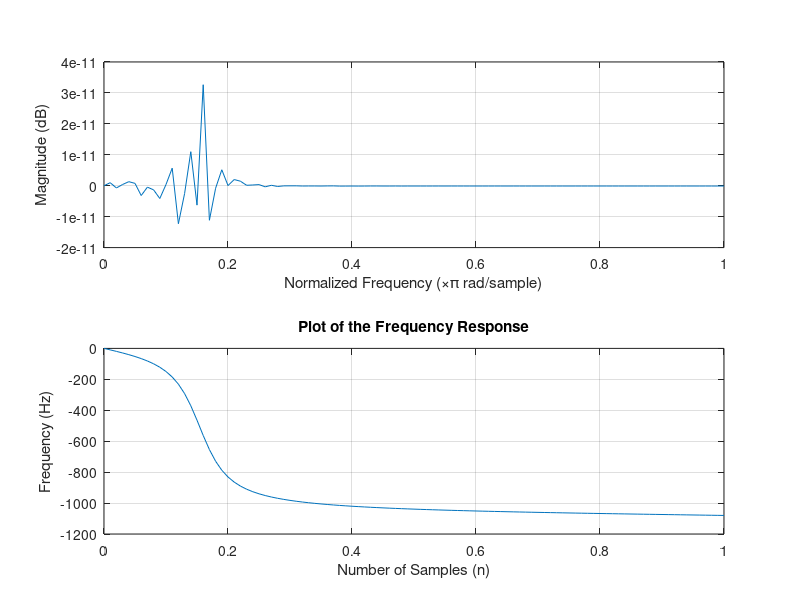
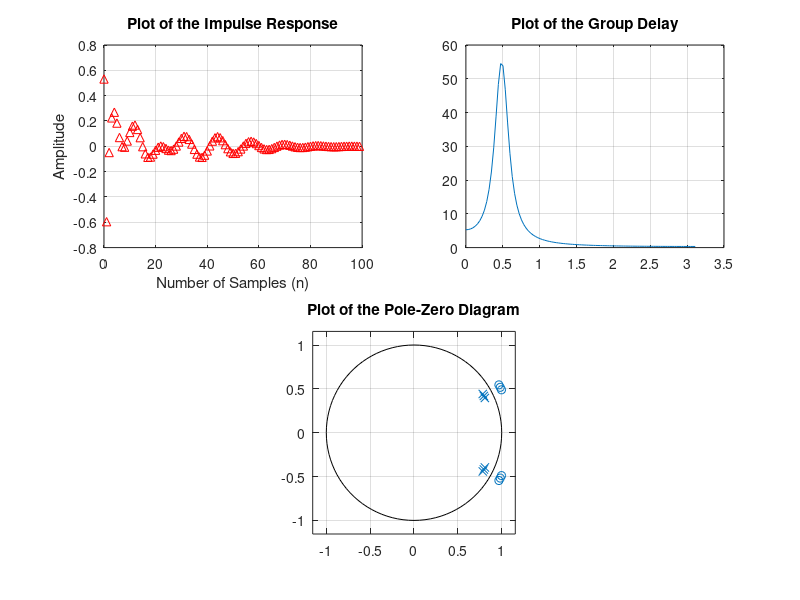

MATLAB code to generate these figures, in order: (Note: this script raises an error after producing the figures.)
%% Danny Hong, Kenny Huang, Arthur Skok
% DSP Project 2: All-pass filters and filter structures
% Professor Keene

clc;
clear all;
close all;
load ('projIA');

% Original speech (uncomment to listen)
%soundsc(speech,fs);

%------------------------------ PART A -----------------------------------%
% Using impz to find the impulse response of the filter
[h,t] = impz(b,a); 

% Plotting the Frequency Response (using freqz) with n-point = 100
figure('Name','Frequency Response');
freqz(b,a,100);
title("Plot of the Frequency Response");
xlabel('Number of Samples (n)');
ylabel('Frequency (Hz)');

% Plotting the Impulse Response (using impz) of the first 100 samples for N = 1
figure('Name','Impulse Response, Group Delay, and Pole-Zero Plot');
subplot(2,2,1)
impz(b,a,100);
title("Plot of the Impulse Response");
xlabel('Number of Samples (n)');
ylabel('Amplitude');
grid on;

% Plotting the Group Delay (using grpdelay) with n-point = 100
subplot(2,2,2);
grpdelay(b,a,100);
title("Plot of the Group Delay");

%------------------------------ PART B -----------------------------------%
% Plotting the pole-zero diagram (using zplane) for N = 1 of the filter 
subplot(2,2,[3 4]);
zplane(b,a);
title("Plot of the Pole-Zero Diagram");
grid on;

%------------------------------ PART C -----------------------------------%
% Processing speech file by using filter function to run the filter in part a 
result = filter(b,a,speech);

%soundsc(result, 11025);
% The result is played (uncomment to play audio) and sounds qualitatively
% great (very much like the original audio) as it has very minimal audible distortion.

%---------------------------- PARTs D + E --------------------------------%
%% DIRECT FORM 1 MACHINE PRECISION

% Implements a Direct Form I (using machine precision) filter using Matlabs dfilt objects.
hd = dfilt.df1(b,a);

% Cascades the filter for machine precision.
cascaded_df1 = dfilt.cascade(repmat(hd,50,1));

% Plotting the Frequency Response of this Direct Form 1 Filter.
freqz(cascaded_df1,5000);
title("Plot of the Frequency Response for Cascaded Direct Form 1");
xlabel('Number of Samples (n)');
ylabel('Frequency (Hz)');

% Plotting the Impulse Response of this Direct Form 1 Filter.
impz(cascaded_df1,5000);
title("Plot of the Impulse Response for Cascaded Direct Form 1");
xlabel('Number of Samples (n)');
ylabel('Amplitude');
grid on;

% Plotting the Group Delay of this Direct Form 1 Filter.
grpdelay(cascaded_df1,5000);
title("Plot of the Group Delay for Cascaded Direct Form 1");

% Plotting the Pole-Zero Diagram of this Direct Form 1 Filter.
zplane(cascaded_df1);
title("Plot of the Pole-Zero Diagram for Cascaded Direct Form 1");
grid on;

% Using filter function to process the speech.
cascaded_df1_speech = filter(cascaded_df1,speech);

%soundsc(cascaded_df1_speech,fs);
% Upon playing the audio (uncomment to play) there is clear noise
% distortion that exists. However, the audio can still be heard, just not clearly. 
% (Wavy and pings added to the original words)

%% DIRECT FORM I SOS MACHINE PRECISION

% Implements a Direct Form I SOS (using machine precision) filter using Matlabs dfilt objects.
hd_sos = sos(hd);

% Cascades the filter for machine precision.
cascaded_df1_sos = dfilt.cascade(repmat(hd_sos,50,1));

% Plotting the Frequency Response of this Direct Form 1 SOS Filter.
freqz(cascaded_df1_sos,5000);
title("Plot of the Frequency Response for Cascaded Direct Form 1 SOS");
xlabel('Number of Samples (n)');
ylabel('Frequency (Hz)');

% Plotting the Impulse Response of this Direct Form 1 SOS Filter.
impz(cascaded_df1_sos,5000);
title("Plot of the Impulse Response for Cascaded Direct Form 1 SOS");
xlabel('Number of Samples (n)');
ylabel('Amplitude');
grid on;

% Plotting the Group Delay of this Direct Form 1 SOS Filter.
grpdelay(cascaded_df1_sos,5000);
title("Plot of the Group Delay for Cascaded Direct Form 1 SOS");

% Plotting the Pole-Zero Diagram of this Direct Form 1 SOS Filter.
zplane(cascaded_df1_sos);
title("Plot of the Pole-Zero Diagram for Cascaded Direct Form 1 SOS");
grid on;

% Using filter function to process the speech.
cascaded_df1_sos_speech = filter(cascaded_df1_sos,speech);

%soundsc(cascaded_df1_sos_speech,fs);
% Uncomment to play the audio. The audio is quite similar, if not the same
% as the previous implementation.

%% DIRECT FORM 1 ALTERNATIVE

% Declaring secondary a and b values in order for foiling to occur later. 
alternate_a = a;
alternate_b = b;

% In using the alternate method for Direct Form 1 Filtering, machine
% precision is not utilized and so the filter will not be cascaded. Instead
% the numerators and denominators of the Impulse Response will be foiled
% which will be done through the following for loop. Additionally, the conv
% function (convolution) represents the multiplication of two polynomials.
for N = 1:50
     alternate_a = conv(alternate_a, a);
     alternate_b = conv(alternate_b, b);
end

% Creates the alternate Direct Form 1 filter using dfilt.
alternate_df1 = dfilt.df1(alternate_b, alternate_a);

% Plotting the Frequency Response of this Direct Form 1 Filter.
freqz(alternate_df1,5000);
title("Plot of the Frequency Response for Alternative Direct Form 1");
xlabel('Number of Samples (n)');
ylabel('Frequency (Hz)');
 
% Plotting the Impulse Response of this Direct Form 1 Filter.
impz(alternate_df1,5000);
title("Plot of the Impulse Response for Alternative Direct Form 1");
xlabel('Number of Samples (n)');
ylabel('Amplitude');
grid on;
 
% Plotting the Group Delay of this Direct Form 1 Filter.
grpdelay(alternate_df1,5000);
title('Direct Form 1 Alternative Group Delay');

% Plotting the Pole-Zero Diagram of this Direct Form 1 Filter.
zplane(alternate_df1);
title("Direct Form 1 Alternative Pole-Zero Diagram");
grid on;
 
% Using filter function to process the speech.
alternate_df1_speech = filter(alternate_df1,speech);
 
soundsc(alternate_df1_speech,fs);
% Uncomment to play audio. The result sounds qualitatively awful. 
% This is because the audio is inaudible since nothing can be heard. 

%% DIRECT FORM I SOS ALTERNATIVE
% 
% Implements a Direct Form 1 SOS Filter using the alternate method.
alternate_df1_sos = sos(alternate_df1);

% Plotting the Frequency Response of this Direct Form 1 SOS Filter.
freqz(alternate_df1_sos,5000);
title("Plot of the Frequency Response for Alternative Direct Form 1 SOS");
xlabel('Number of Samples (n)');
ylabel('Frequency (Hz)');

% Plotting the Impulse Response of this Direct Form 1 SOS Filter.
impz(alternate_df1_sos,5000);
title("Plot of the Impulse Response for Alternative Direct Form 1 SOS");
xlabel('Number of Samples (n)');
ylabel('Amplitude');
grid on;

% Plotting the Group Delay of this Direct Form 1 SOS Filter.
grpdelay(alternate_df1_sos,5000);
title("Plot of the Group Delay for Alternative Direct Form 1 SOS");

% Plotting the Pole-Zero Diagram of this Direct Form 1 SOS Filter.
zplane(alternate_df1_sos);
title("Plot of the Pole-Zero Diagram for Alternative Direct Form 1 SOS");
grid on;

% Using filter function to process the speech.
alternate_df1_sos_speech = filter(alternate_df1_sos,speech);

soundsc(alternate_df1_sos_speech,fs);
% Uncomment to play the audio. The result is qualitatively awful since the
% audio is inaudible and cannot be heard.

%% DIRECT FORM 2 SOS MACHINE PRECISION

% Implements a Direct Form 2 (using machine precision) filter using Matlabs dfilt objects.
hd2 = dfilt.df2(b,a);
hd2_sos = sos(hd2);

% Cascades the filter for machine precision.
cascaded_df2_sos = dfilt.cascade(repmat(hd2_sos, 50, 1));

% Plotting the Frequency Response of this Direct Form 2 SOS Filter.
freqz(cascaded_df2_sos,5000);
title("Plot of the Frequency Response for Cascaded Direct Form 2 SOS");
xlabel('Number of Samples (n)');
ylabel('Frequency (Hz)');

% Plotting the Impulse Response of this Direct Form 2 SOS Filter.
impz(cascaded_df2_sos,5000);
title("Plot of the Impulse Response for Cascaded Direct Form 2 SOS");
xlabel('Number of Samples (n)');
ylabel('Amplitude');
grid on;

% Plotting the Group Delay of this Direct Form 2 SOS Filter.
grpdelay(cascaded_df2_sos,5000);
title("Plot of the Group Delay for Cascaded Direct Form 2 SOS");

% Plotting the Pole-Zero Diagram of this Direct Form 2 SOS Filter.
zplane(cascaded_df2_sos);
title("Plot of the Pole-Zero Diagram for Cascaded Direct Form 2 SOS");
grid on;

% Using filter function to process the speech.
cascaded_df2_sos_speech = filter(cascaded_df2_sos,speech);

%soundsc(cascaded_df2_sos_speech,fs);
% Uncomment to play the audio. The audio is, basically the same in terms of
% distortion as the previous implementations.

%% DIRECT FORM 2 SOS ALTERNATIVE

% Implements a Direct Form 2 SOS Filter using the alternate method.
alternate_df2 = dfilt.df2(alternate_a, alternate_b);
alternate_df2_sos = sos(alternate_df2);
 
% Plotting the Frequency Response of this Direct Form 2 SOS Filter.
freqz(alternate_df2_sos,5000);
title("Plot of the Frequency Response for Alternative Direct Form 2 SOS");
xlabel('Number of Samples (n)');
ylabel('Frequency (Hz)');
 
% Plotting the Impulse Response of this Direct Form 2 SOS Filter.
impz(alternate_df2_sos,5000);
title("Plot of the Impulse Response for Alternative Direct Form 2 SOS");
xlabel('Number of Samples (n)');
ylabel('Amplitude');
grid on;
 
% Plotting the Group Delay of this Direct Form 2 SOS Filter.
grpdelay(alternate_df2_sos,5000);
title("Plot of the Group Delay for Alternative Direct Form 2 SOS");
 
% Plotting the Pole-Zero Diagram of this Direct Form 2 SOS Filter.
zplane(alternate_df2_sos);
title("Plot of the Pole-Zero Diagram for Alternative Direct Form 2 SOS");
grid on;
 
% Using filter function to process the speech.
alternate_df2_sos_speech = filter(alternate_df2_sos,speech);
 
%soundsc(alternate_df2_sos_speech,fs);
% Uncomment to play the audio. The result is qualitatively awful as it is
% inaudible and cannot be heard. 

%% TRANSPOSED DIRECT FORM 2 SOS MACHINE PRECISION

% Uses Matlab built in tf2sos function to transpose the Direct Form 2 SOS Filter
[sos,g] = tf2sos(b,a);

% Implements the transposed Direct Form 2 SOS filter using Matlab's dfilt objects 
transposed_hd2_sos = dfilt.df2tsos(sos,g);

% Cascades the filter for Machine Precision
cascaded_transposed_hd2_sos = dfilt.cascade(repmat(transposed_hd2_sos,50,1));

% Plotting the Frequency Response of the Transposed Direct Form 2 SOS Filter.
freqz(cascaded_transposed_hd2_sos,5000);
title("Plot of the Frequency Response for Transposed Cascaded Direct Form 2 SOS");
xlabel('Number of Samples (n)');
ylabel('Frequency (Hz)');

% Plotting the Impulse Response of this Direct Form 2 SOS Filter.
impz(cascaded_transposed_hd2_sos,5000);
title("Plot of the Impulse Response for Transposed Cascaded Direct Form 2 SOS");
xlabel('Number of Samples (n)');
ylabel('Amplitude');
grid on;

% Plotting the Group Delay of this Direct Form 2 SOS Filter.
grpdelay(cascaded_transposed_hd2_sos,5000);
title("Plot of the Group Delay for Transposed Cascaded Direct Form 2 SOS");

% Plotting the Pole-Zero Diagram of this Direct Form 2 SOS Filter.
zplane(cascaded_transposed_hd2_sos);
title("Plot of the Pole-Zero Diagram for Transposed Cascaded Direct Form 2 SOS");
grid on;

% Using filter function to process the speech.
cascaded_transposed_hd2_sos_speech = filter(cascaded_transposed_hd2_sos,speech);

%soundsc(cascaded_transposed_hd2_sos_speech,fs);
% Uncomment to play the audio. Similar audio distortion to the previous 3
% methods is present.

%% PART E ANALYSIS
%The audio seems to have little to no difference between all 4 methods
%being used, whether it be Direct form 1, Direct form 1 of a second order
%system, Direct form 2 of a second order system, or Direct form 2 of a
%transposed second order system. 

%Here we are testing the plausibility of a common "folk theorem", which
%states that the (human) ear is insensitive to phase in waves, which
%implies that phase distortion is inaudibile. However, regardless of
%implementation of the all-pass filter being used to pass the given audio
%through, it seems that distortion is present (and rather similarly between
%the four forms) in comparison to the original audio sample. 

%Since as all-pass filters should theoretically pass all frequencies present
%in a signal equally in gain, the distortion evident in the signal should 
%be attributed to phase, as all-pass filters DO change the phase relationship 
%present between frequencies in a signal. Therefore, since the human ear
%(which is being used to test the differences in audio output), detects
%distortions in the signal being passed through these all-pass filters,
%this common form of folk's theorem does not seem to hold water. 

%The alternative methods used produced audio that was inaudible 
%(as in not only could distortion not be heard, but quite
%literally nothing at all). This is because of the convolution operation
%applying itself 50 times to the polynomials of the system is beyond
%MATLAB's capabilitites to perform precisely due to the limits of the
%software. (Precision is too low to perform this operation that many times
%accurately).